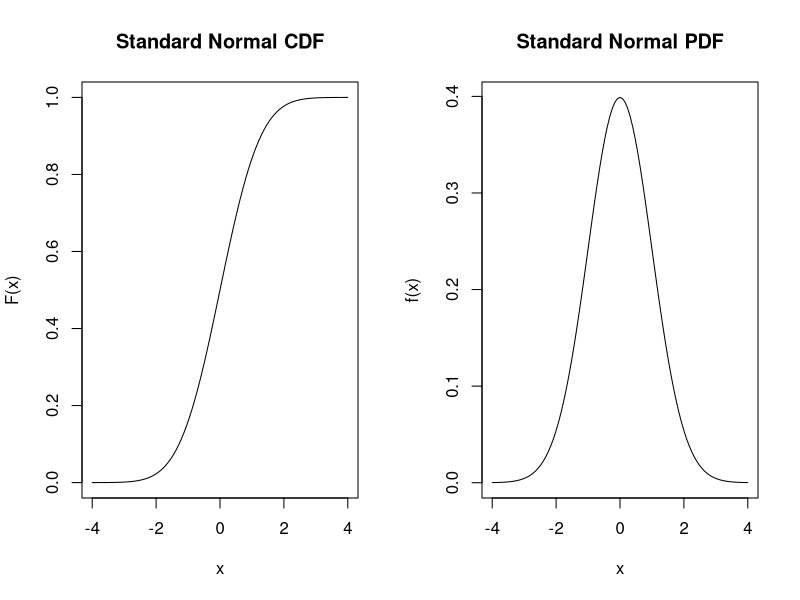
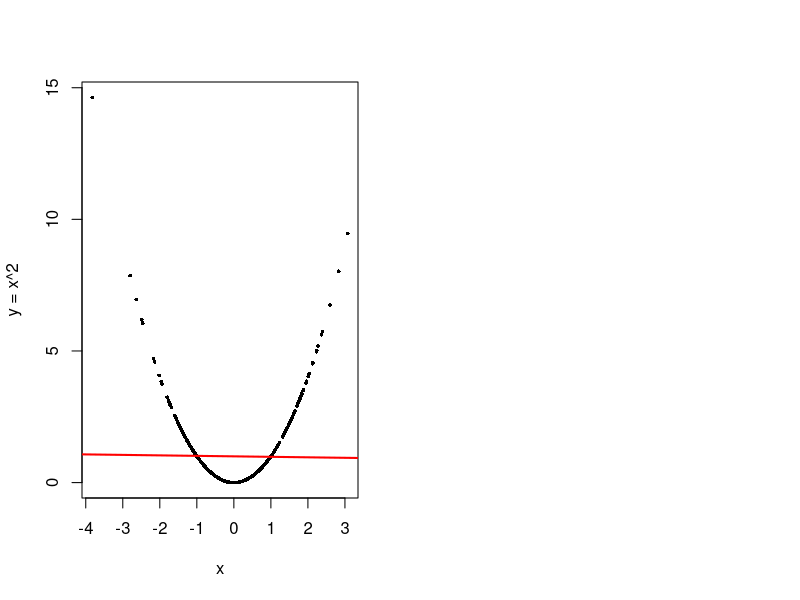
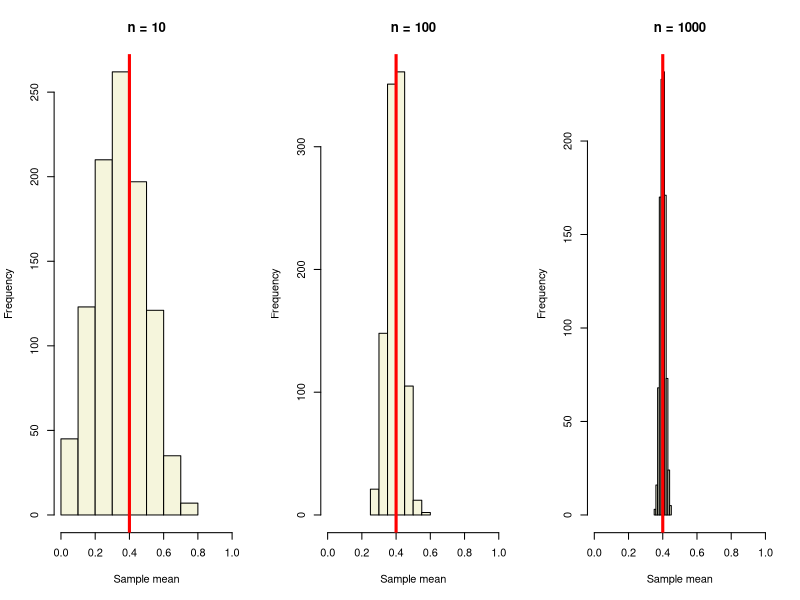
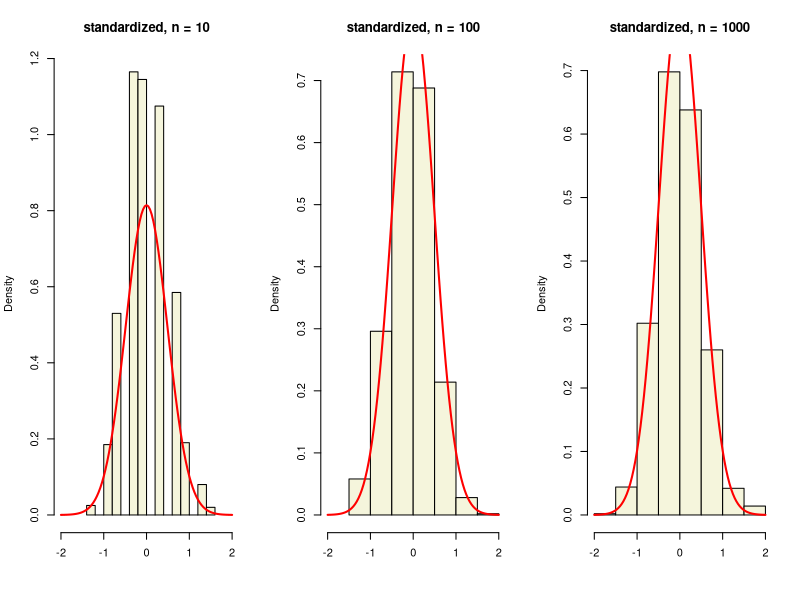

These figures' R source, in order:
## ---- chunk 1
knitr::opts_chunk$set(echo = TRUE, message = FALSE, warning = FALSE)
set.seed(93)
## ---- chunk 2
par(mfrow = c(1, 2))
curve(pnorm(x), from = -4, to = 4, main = "Standard Normal CDF", ylab = "F(x)")
curve(dnorm(x), from = -4, to = 4, main = "Standard Normal PDF", ylab = "f(x)")
## ---- chunk 3
posterior <- function(prevalence, fpr = 0.05, fnr = 0.00) {
  p_pos <- (1 - fnr) * prevalence + fpr * (1 - prevalence)
  (1 - fnr) * prevalence / p_pos
}
posterior(0.01)     # 1% prevalence
posterior(0.0005)   # 0.05% prevalence: "think horses, not zebras"
## ---- chunk 4
n <- 25; sigma2 <- 4
means <- replicate(2000, mean(rnorm(n, mean = 0, sd = sqrt(sigma2))))
c(simulated = var(means), predicted = sigma2 / n)
## ---- chunk 5
u <- runif(5)
cbind(qnorm(u), {set.seed(1); qnorm(runif(5))}, {set.seed(1); rnorm(5)})[, 2:3]
x <- qnorm(runif(10000))
c(mean = mean(x), sd = sd(x), q975 = quantile(x, 0.975))
## ---- chunk 6
x <- rnorm(10000)
c(mean_of_indicator = mean(x > 1.96), true_prob = 1 - pnorm(1.96))
d <- rbinom(10000, 1, 0.3); y <- 5 + 2 * d + rnorm(10000)
c(direct = mean(y[d == 1]), via_indicator = mean(y * (d == 1)) / mean(d == 1))
## ---- chunk 7
x <- rnorm(10000); y <- x^2
cor(x, y)
plot(x[1:500], y[1:500], pch = 16, cex = 0.5, xlab = "x", ylab = "y = x^2")
abline(lm(y ~ x), col = "red", lwd = 2)          # the best *linear* predictor is flat
## ---- chunk 8
x <- runif(10000, 0, 2); y <- exp(x) + rnorm(10000, sd = 0.3)   # nonlinear CEF
c(projection = cov(x, y) / var(x), ols = unname(coef(lm(y ~ x))[2]))
## ---- chunk 9
lln_plot <- function(n, p = 0.4) {
  means <- rbinom(1000, n, p) / n
  hist(means, xlim = c(0, 1), col = "beige", main = paste0("n = ", n),
       xlab = "Sample mean")
  abline(v = p, lwd = 3, col = "red")
}
par(mfrow = c(1, 3))
for (n in c(10, 100, 1000)) lln_plot(n)
## ---- chunk 10
clt_plot <- function(n, p = 0.4) {
  z <- (rbinom(1000, n, p) / n - p) * sqrt(n)
  hist(z, xlim = c(-2, 2), col = "beige", freq = FALSE,
       main = paste0("standardized, n = ", n), xlab = "")
  curve(dnorm(x, sd = sqrt(p * (1 - p))), add = TRUE, lwd = 2, col = "red")
}
par(mfrow = c(1, 3))
for (n in c(10, 100, 1000)) clt_plot(n)
## ---- chunk 11
library(MASS)
# your code here
## ---- chunk 12
# your code here
## ---- chunk 13
# your code here
